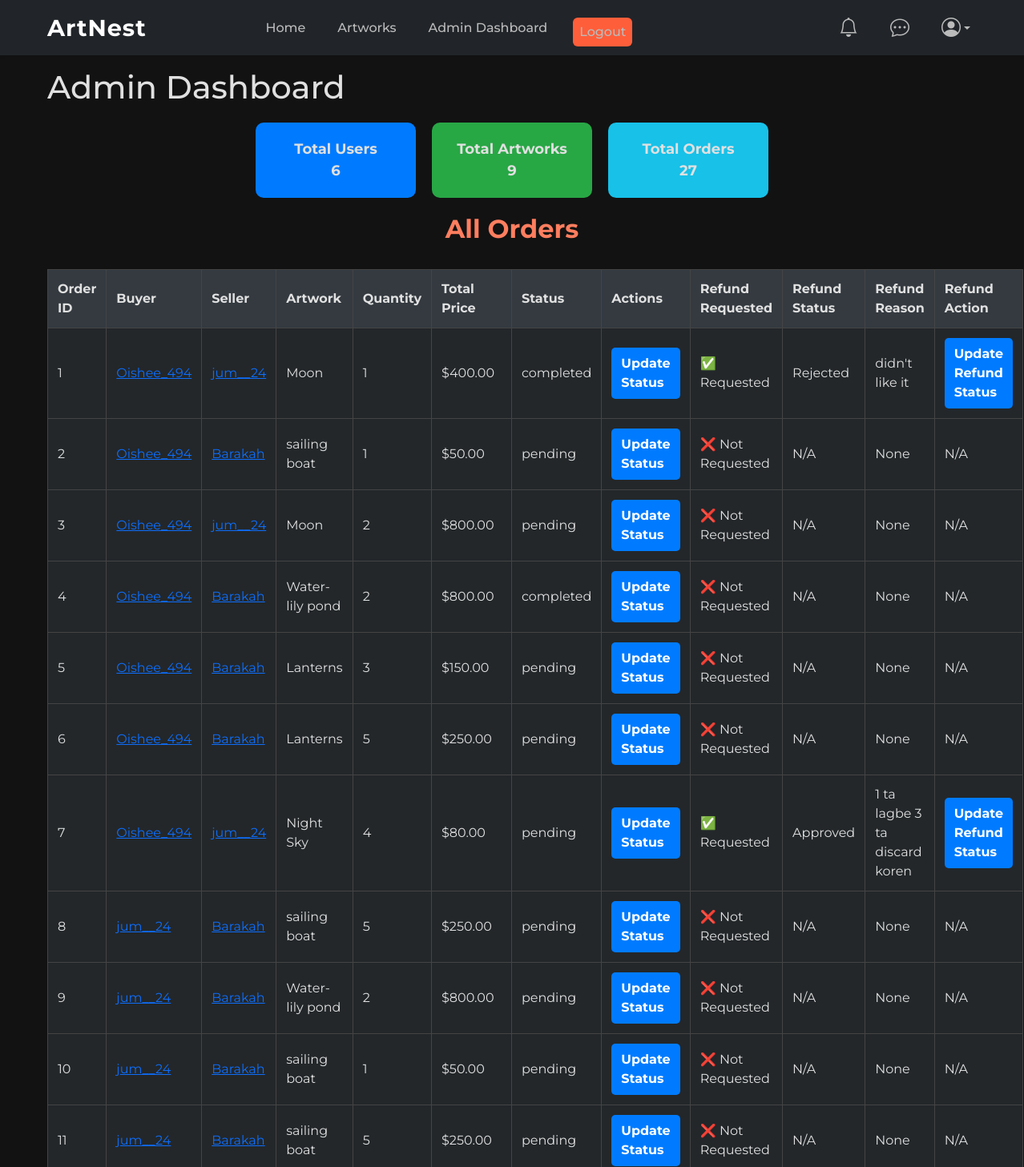
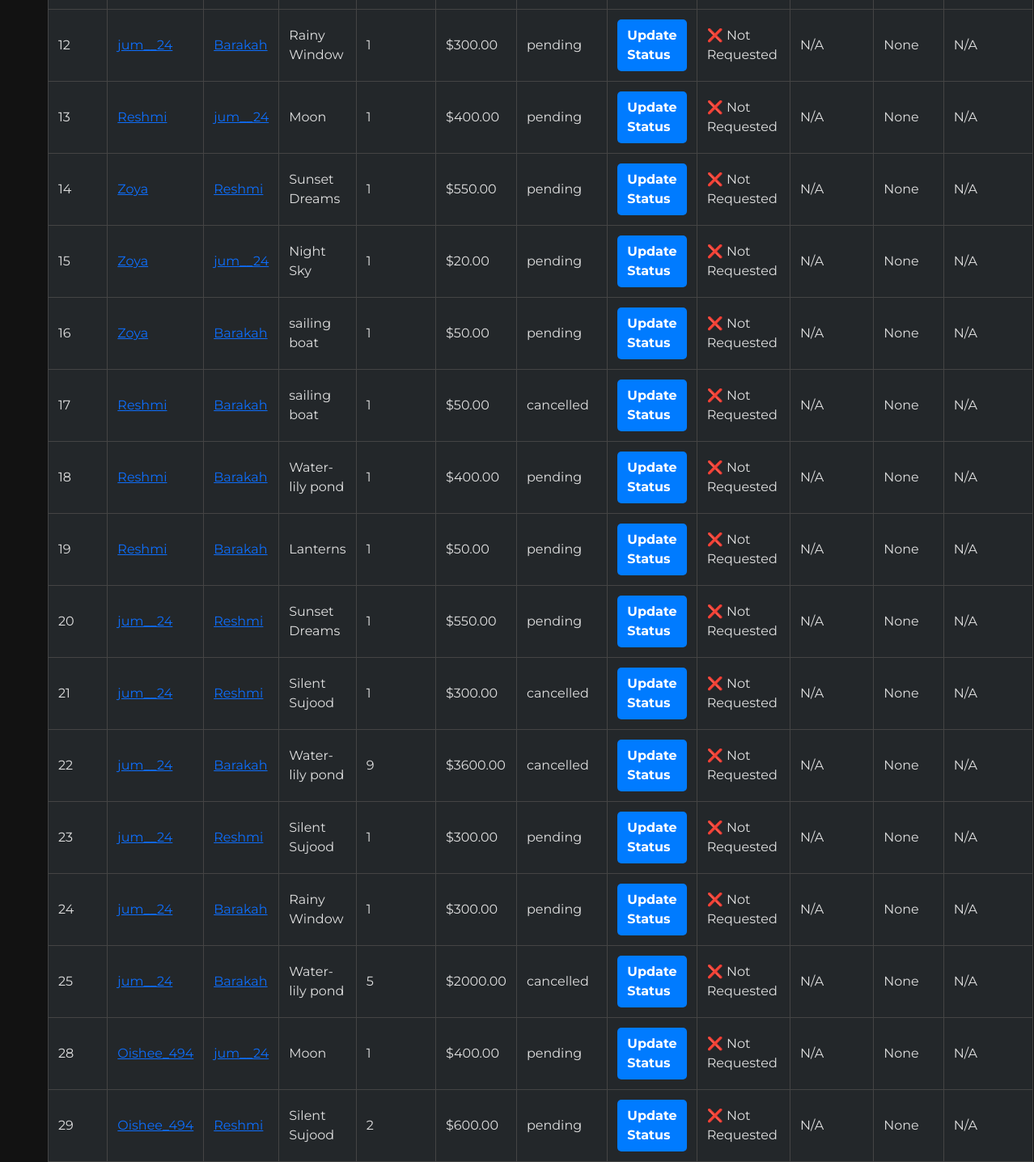
Before: /admin-dashboard/ (signed in) with the older database file (2 pictures, top to bottom).
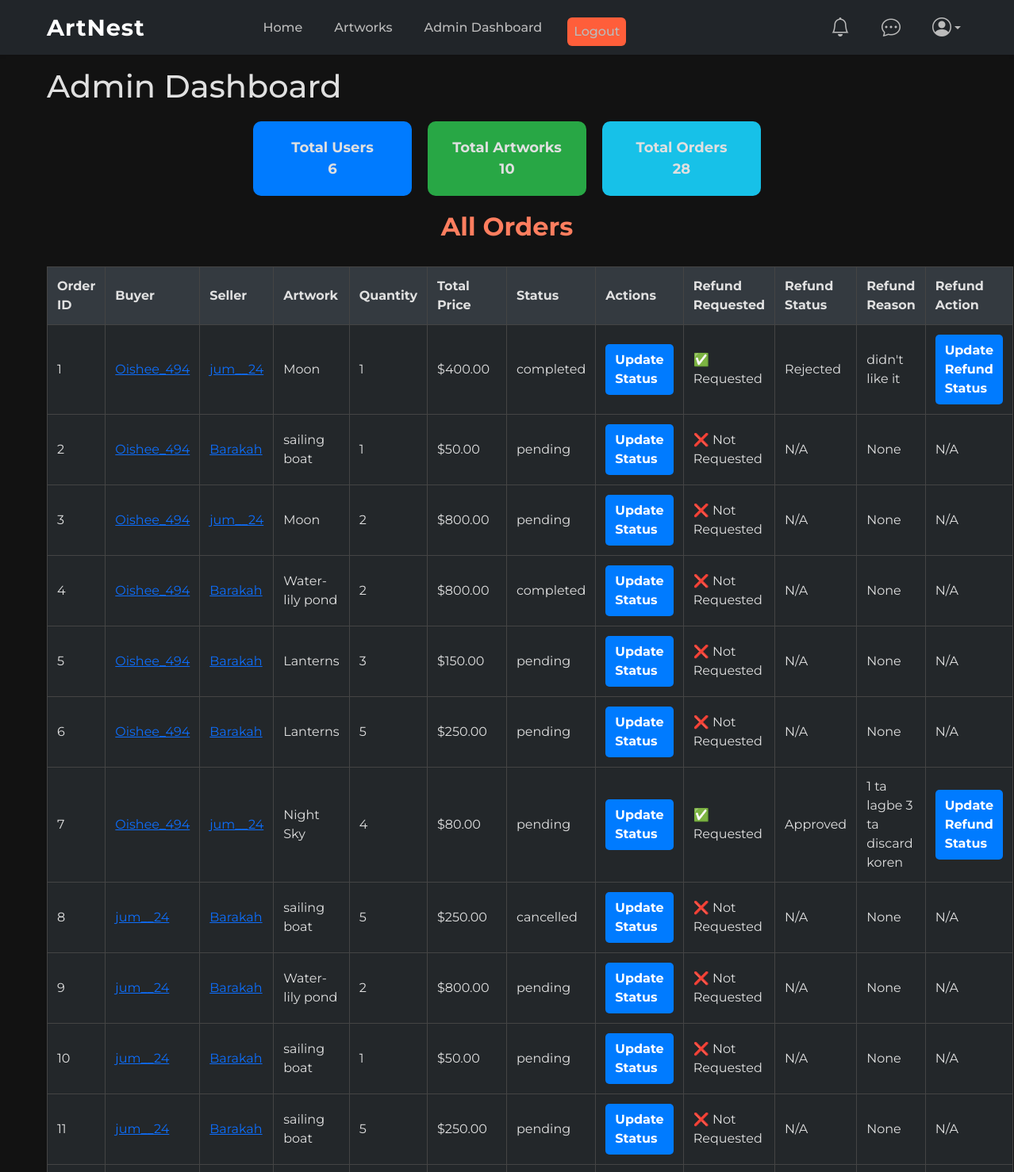
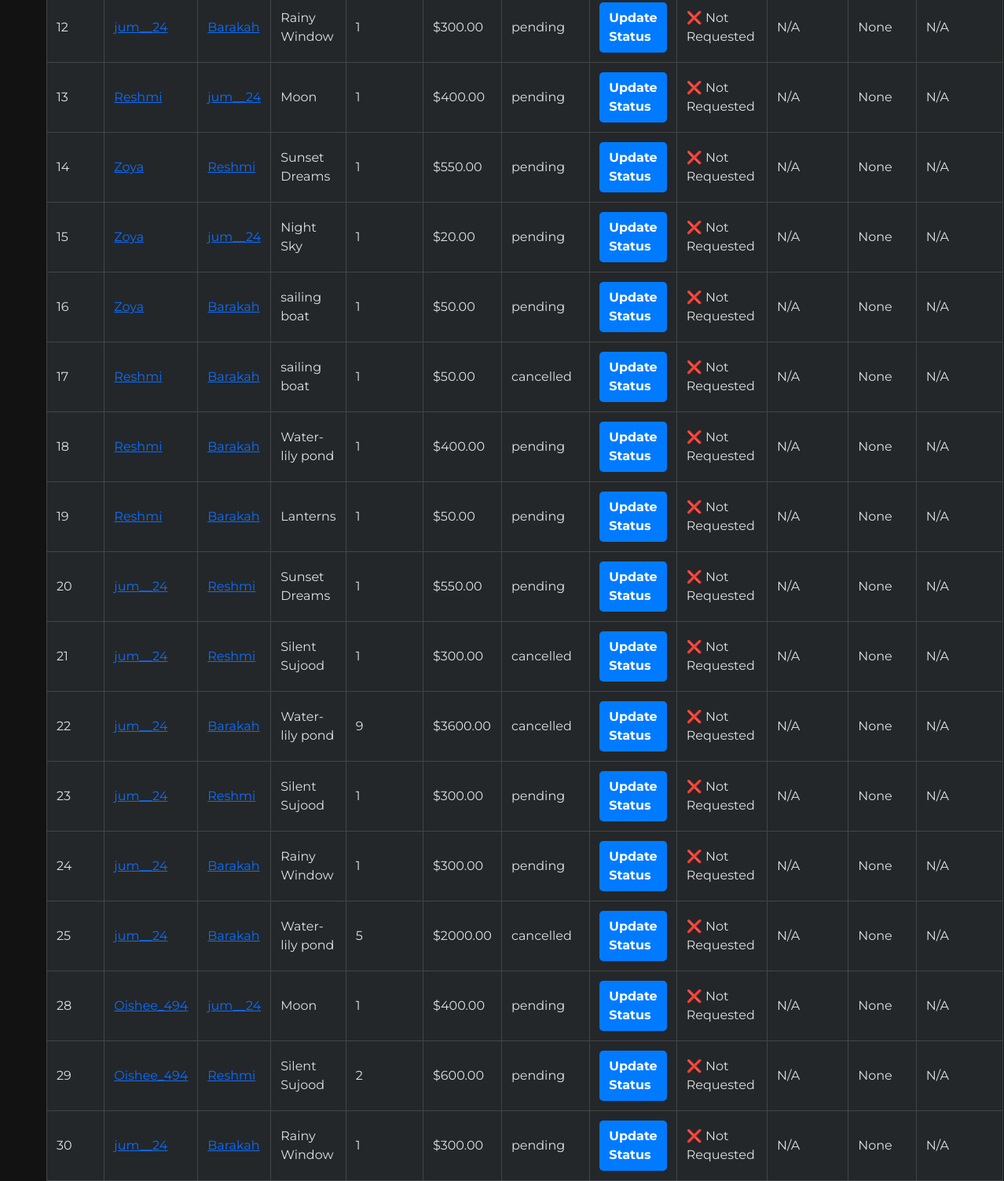
After: the same page with the newer database file (2 pictures, top to bottom).
### orders/models.py (models this page shows, shortened)
class Order(models.Model):
    user = models.ForeignKey(settings.AUTH_USER_MODEL, on_delete=models.CASCADE)
    artwork = models.ForeignKey(Artwork, on_delete=models.CASCADE)
    quantity = models.PositiveIntegerField()
    total_price = models.DecimalField(max_digits=10, decimal_places=2)
    status = models.CharField(max_length=50, choices=[('pending', 'Pending'), ('completed', 'Completed'), ('cancelled', 'Cancelled')], default='pending')
    created_at = models.DateTimeField(auto_now_add=True)
    is_paid = models.BooleanField(default=False)
    delivery_name = models.CharField(max_length=100, blank=True)
    delivery_phone = models.CharField(max_length=20, blank=True)
    delivery_address = models.TextField(blank=True)
    is_refunded = models.BooleanField(default=False) # eta diye refund request krse kina check hy but refund approved kina etar jnne na
    refund_amount = models.DecimalField(max_digits=10, decimal_places=2, null=True, blank=True)
    refund_reason = models.TextField(null=True, blank=True)
    requested_at = models.DateTimeField(auto_now_add=True)
    REFUND_CHOICES = [
        ('pending', 'Pending'),
        ('approved', 'Approved'),
        ('rejected', 'Rejected'),
    ]
    refund_status = models.CharField(max_length=10, choices=REFUND_CHOICES, default='pending')

### users/models.py (models this page shows)
class User(AbstractUser):
    ROLE_CHOICES = (
        ('buyer', 'Buyer'),
        ('seller', 'Seller'),
        ('staff', 'Staff'),
    )
    full_name = models.CharField(max_length=100)
    role = models.CharField(max_length=10, choices=ROLE_CHOICES)

### artworks/models.py (models this page shows, shortened)
class Artwork(models.Model):
    title = models.CharField(max_length=255)
    description = models.TextField()
    artist = models.ForeignKey(settings.AUTH_USER_MODEL, on_delete=models.CASCADE)
    price = models.DecimalField(max_digits=10, decimal_places=2)
    image = models.ImageField(upload_to='artwork/')
    category = models.CharField(max_length=50, choices=CATEGORY_CHOICES)
    art_type = models.CharField(max_length=20, choices=ART_TYPE_CHOICES, default='traditional')
    created_at = models.DateTimeField(auto_now_add=True)
    is_available = models.BooleanField(default=True)
    is_approved = models.BooleanField(default=False)
    views = models.PositiveIntegerField(default=0)  # Track popularity
    categories = models.ManyToManyField(Category)
    art_type = models.CharField(max_length=30, choices=ART_TYPE_CHOICES)
    size = models.CharField(max_length=20, choices=SIZE_CHOICES, blank=True, null=True)
    custom_size = models.CharField(max_length=100, blank=True, null=True)
    frame = models.CharField(max_length=20, choices=FRAME_CHOICES, default='none')

### admin_dashboard/views.py (the view)
# urls.py: path('admin-dashboard/', include('admin_dashboard.urls')),
def admin_dashboard(request):
    if not request.user.is_authenticated or not request.user.is_staff:
        return redirect('login')  # Only staff can access
    total_users = User.objects.count()
    total_artworks = Artwork.objects.count()
    total_orders = Order.objects.count()
    orders = Order.objects.all()
    context = {
        'total_users': total_users,
        'total_artworks': total_artworks,
        'total_orders': total_orders,
        'orders': orders,
    }
    return render(request, 'admin_dashboard/admin_dashboard.html', context)

### messaging/context_processors.py (called while the page is built)
def unread_message_count(request):
    if request.user.is_authenticated:
        count = Message.objects.filter(receiver=request.user, is_read=False).count()
        return {'unread_message_count': count}
    return {}

### notifications/context_processors.py (called while the page is built)
def unread_notifications(request):
    if request.user.is_authenticated:
        count = request.user.notifications.filter(unread=True).count()
        return {'unread_notification_count': count}
    return {}

### users/templatetags/user_tags.py (called while the page is built)
@register.simple_tag
def get_admin_user():
    User = get_user_model()
    return User.objects.filter(is_superuser=True).first()

### templates/admin_dashboard/admin_dashboard.html (shortened to what the changed rows need)
{% extends 'base.html' %}
{% block content %}
    <h1>Admin Dashboard</h1>
    <div class="stats" style="display: flex; justify-content: center; margin: 20px 0; gap: 20px;">
        <div style="background-color: #007bff; padding: 20px; border-radius: 10px; width: 200px; text-align: center; font-size: 18px; font-weight: bold;">
            Total Users<br>{{ total_users }}
        </div>
        <div style="background-color: #28a745; padding: 20px; border-radius: 10px; width: 200px; text-align: center; font-size: 18px; font-weight: bold;">
            Total Artworks<br>{{ total_artworks }}
        </div>
        <div style="background-color: #17c1e8; padding: 20px; border-radius: 10px; width: 200px; text-align: center; font-size: 18px; font-weight: bold;">
            Total Orders<br>{{ total_orders }}
        </div>
    </div>
    <h2 style="text-align: center;">All Orders</h2>
    <table style="width: 90%; margin: 0 auto; border-collapse: collapse; margin-top: 30px; background-color: #23272a;">
        <thead>
            <tr style="background-color: #343a40;">
                <th style="border: 1px solid #444; padding: 12px;">Order ID</th>
                <th style="border: 1px solid #444; padding: 12px;">Buyer</th>
                <th style="border: 1px solid #444; padding: 12px;">Seller</th>
                <th style="border: 1px solid #444; padding: 12px;">Artwork</th>
                <th style="border: 1px solid #444; padding: 12px;">Quantity</th>
                <th style="border: 1px solid #444; padding: 12px;">Total Price</th>
                <th style="border: 1px solid #444; padding: 12px;">Status</th>
                <th style="border: 1px solid #444; padding: 12px;">Actions</th>
                <th style="border: 1px solid #444; padding: 12px;">Refund Requested</th>
                <th style="border: 1px solid #444; padding: 12px;">Refund Status</th>
                <th style="border: 1px solid #444; padding: 12px;">Refund Reason</th>
                <th style="border: 1px solid #444; padding: 12px;">Refund Action</th>
            </tr>
        </thead>
        <tbody>
            {% for order in orders %}
            <tr>
                <td style="border: 1px solid #444; padding: 12px;">{{ order.id }}</td>
                <td style="border: 1px solid #444; padding: 12px;"><a href="{% url 'view_profile' order.user.username %}">{{ order.user.username }}</td>
                <td style="border: 1px solid #444; padding: 12px;"><a href="{% url 'view_profile' order.artwork.artist.username %}">{{ order.artwork.artist.username }}</td>
                <td style="border: 1px solid #444; padding: 12px;">{{ order.artwork.title }}</td>
                <td style="border: 1px solid #444; padding: 12px;">{{ order.quantity }}</td>
                <td style="border: 1px solid #444; padding: 12px;">${{ order.total_price }}</td>
                <td style="border: 1px solid #444; padding: 12px;">{{ order.status }}</td>
                <td style="border: 1px solid #444; padding: 12px;">
                    <a href="{% url 'update_order_status' order.id %}" style="display: inline-block; background-color: #007bff; color: white; padding: 8px 12px; border-radius: 5px; text-decoration: none; font-weight: bold;">
                        Update Status
                    </a>
                </td>
                <td style="border: 1px solid #444; padding: 12px;">
                    {% if order.is_refunded %}
                        ✅ Requested
                    {% else %}
                        ❌ Not Requested
                    {% endif %}
                </td>
                <td style="border: 1px solid #444; padding: 12px;">
                    {% if order.is_refunded %}
                        {{ order.refund_status|capfirst }}
                    {% else %}
                        N/A
                    {% endif %}
                </td>
                <td style="border: 1px solid #444; padding: 12px;">{{order.refund_reason}}</td>
                <td style="border: 1px solid #444; padding: 12px;">
                    {% if order.is_refunded %}
                        <a href="{% url 'update_refund_status' order.id %}" style="display: inline-block; background-color: #007bff; color: white; padding: 8px 12px; border-radius: 5px; text-decoration: none; font-weight: bold;">
                        Update Refund Status
                    </a>
                    {% else %}
                        N/A
                    {% endif %}
                </td>
            </tr>
            {% endfor %}
        </tbody>
    </table>
{% endblock %}

Changed rows visible on the page:
changed Order id 8: status "pending" → "cancelled"
added Order: id "30", user.username "jum__24", artwork.artist.username "Barakah", artwork "Rainy Window", quantity "1", total_price "300.00", status "pending", is_refunded "❌ Not Requested", refund_reason "None"
Other visible differences:
{{ total_artworks }}: "9" → "10"
{{ total_orders }}: "27" → "28"
